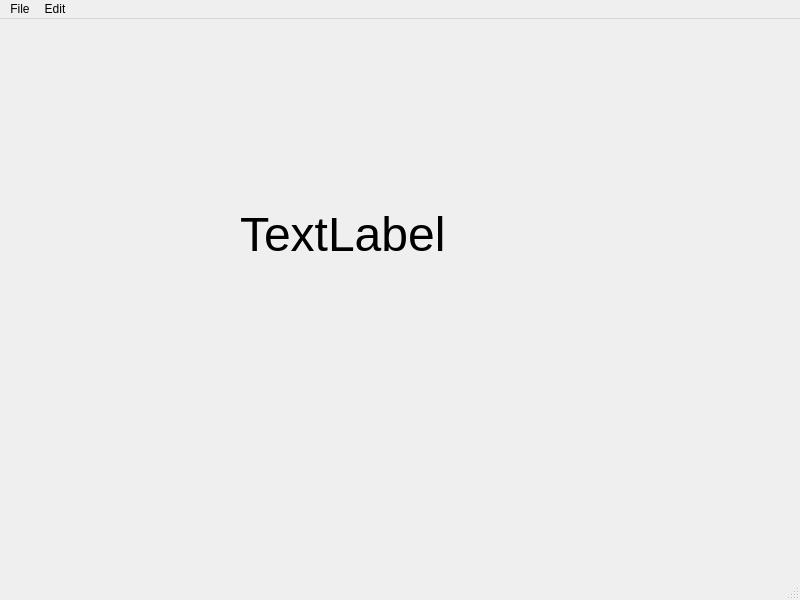
<?xml version="1.0" encoding="UTF-8"?>
<ui version="4.0">
 <class>MainWindow</class>
 <widget class="QMainWindow" name="MainWindow">
  <property name="geometry">
   <rect>
    <x>0</x>
    <y>0</y>
    <width>800</width>
    <height>600</height>
   </rect>
  </property>
  <property name="windowTitle">
   <string>MainWindow</string>
  </property>
  <widget class="QWidget" name="centralwidget">
   <widget class="QLabel" name="label">
    <property name="geometry">
     <rect>
      <x>240</x>
      <y>110</y>
      <width>331</width>
      <height>211</height>
     </rect>
    </property>
    <property name="font">
     <font>
      <pointsize>36</pointsize>
     </font>
    </property>
    <property name="text">
     <string>TextLabel</string>
    </property>
   </widget>
  </widget>
  <widget class="QMenuBar" name="menubar">
   <property name="geometry">
    <rect>
     <x>0</x>
     <y>0</y>
     <width>800</width>
     <height>31</height>
    </rect>
   </property>
   <widget class="QMenu" name="menuFile">
    <property name="title">
     <string>File</string>
    </property>
    <addaction name="actionNew"/>
    <addaction name="actionSave"/>
   </widget>
   <widget class="QMenu" name="menuEdit">
    <property name="title">
     <string>Edit</string>
    </property>
    <addaction name="actionCopy"/>
    <addaction name="actionPaste"/>
   </widget>
   <addaction name="menuFile"/>
   <addaction name="menuEdit"/>
  </widget>
  <widget class="QStatusBar" name="statusbar"/>
  <action name="actionNew">
   <property name="icon">
    <iconset>
     <normaloff>assets/icon_new_file.png</normaloff>assets/icon_new_file.png</iconset>
   </property>
   <property name="text">
    <string>New</string>
   </property>
   <property name="statusTip">
    <string>Create a new file</string>
   </property>
   <property name="shortcut">
    <string>Ctrl+S, Return</string>
   </property>
  </action>
  <action name="actionSave">
   <property name="text">
    <string>Save</string>
   </property>
   <property name="statusTip">
    <string>Save the file</string>
   </property>
   <property name="shortcut">
    <string>Ctrl+S, Return</string>
   </property>
  </action>
  <action name="actionCopy">
   <property name="text">
    <string>Copy</string>
   </property>
   <property name="statusTip">
    <string>Copy the file</string>
   </property>
   <property name="shortcut">
    <string>Ctrl+C, Return</string>
   </property>
  </action>
  <action name="actionPaste">
   <property name="text">
    <string>Paste</string>
   </property>
   <property name="statusTip">
    <string>Paste the file</string>
   </property>
   <property name="shortcut">
    <string>Ctrl+V, Return</string>
   </property>
  </action>
 </widget>
 <resources/>
 <connections/>
</ui>
